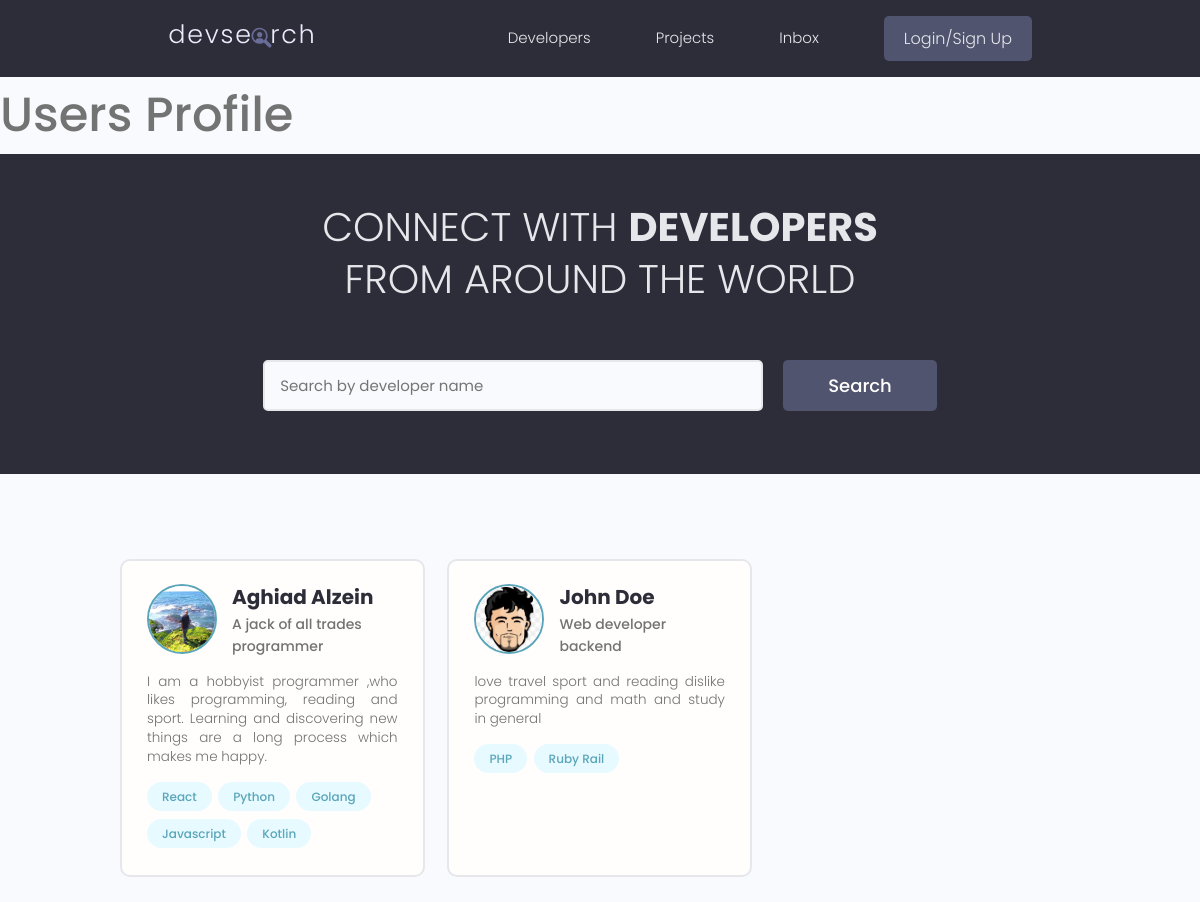
The app's page /, older data.
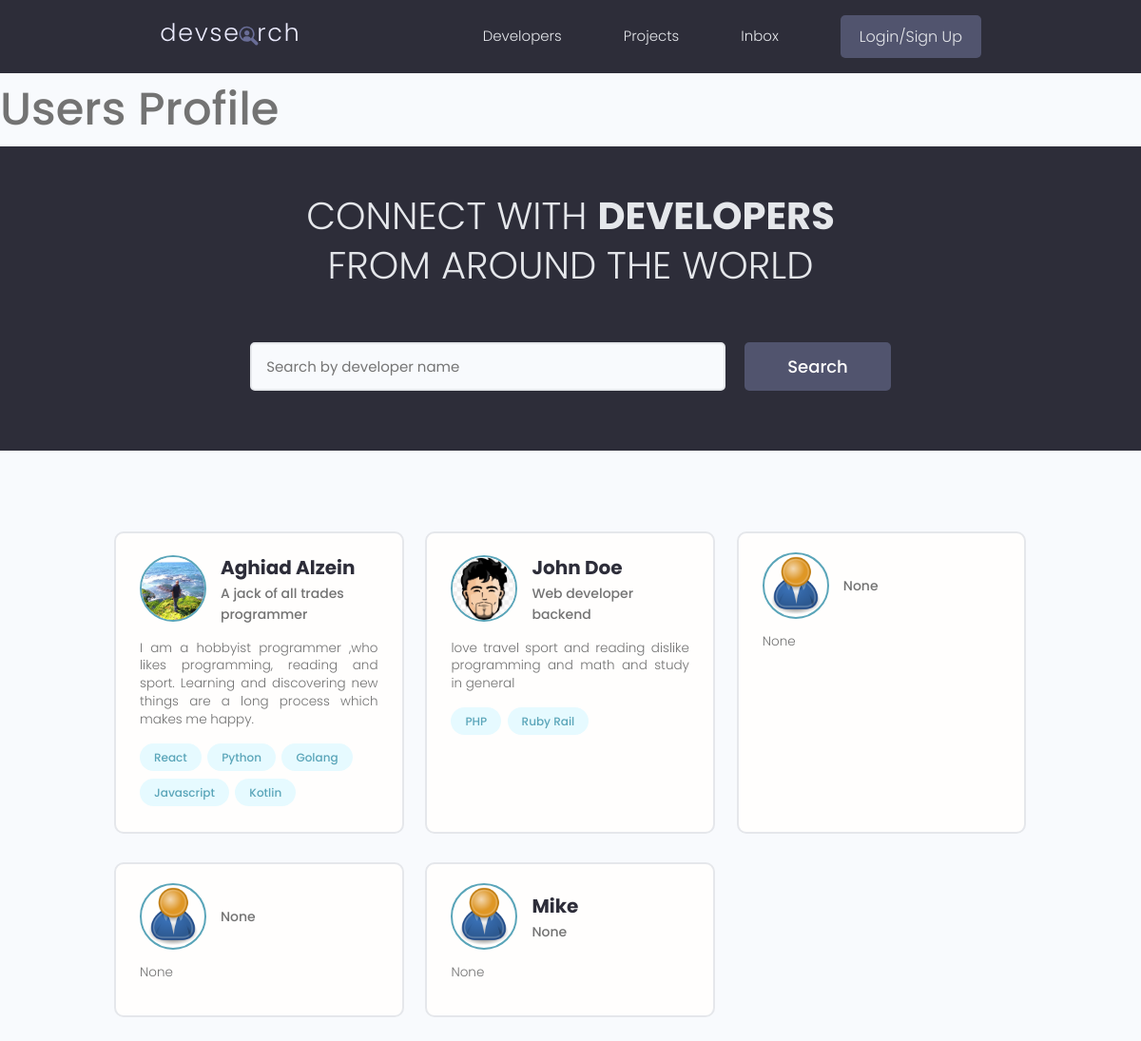
The same page, newer data.
### users/models.py (models this page shows, shortened)
class Profile(models.Model):
    user=models.OneToOneField(User,on_delete=models.CASCADE,null=True,blank=True)
    name=models.CharField(max_length=200,null=True,blank=True)
    email=models.EmailField(max_length=200,null=True,blank=True)
    username=models.CharField(max_length=200,blank=True,null=True)
    location=models.CharField(max_length=200,blank=True,null=True)
    short_intro=models.CharField(max_length=200,null=True,blank=True)
    bio=models.TextField(blank=True,null=True)
    profile_image=models.ImageField(blank=True,null=True,upload_to='profiles/',default='profiles/user-default.png')
    social_github=models.CharField(max_length=200,null=True,blank=True)
    social_twitter=models.CharField(max_length=200,null=True,blank=True)
    social_linkedin=models.CharField(max_length=200,null=True,blank=True)
    social_youtube=models.CharField(max_length=200,null=True,blank=True)
    social_website=models.CharField(max_length=200,null=True,blank=True)
    created=models.DateTimeField(auto_now_add=True)
    id=models.UUIDField(editable=False,primary_key=True,default=uuid.uuid4,unique=True)

class Skill(models.Model):
    owner=models.ForeignKey(
        Profile,on_delete=models.CASCADE,null=True,blank=True)
    name=models.CharField(max_length=200,null=True,blank=True)
    description=models.TextField(null=True,blank=True)
    created=models.DateTimeField(auto_now_add=True)
    id=models.UUIDField(
        default=uuid.uuid4,primary_key=True,unique=True,editable=False)

### users/views.py (the view)
# urls.py: path('',views.profiles,name='profiles'),
def profiles(request):
    profiles=Profile.objects.all()
    context = {'profiles':profiles}
    return render(request,'users/profiles.html',context)

### users/templates/users/profiles.html (shortened to what this page needs)
{% extends 'main.html' %}
{% block content%}
<h1>Users Profile</h1>
<main class="home">
    <section class="hero-section text-center">
      <div class="container container--narrow">
        <div class="hero-section__box">
          <h2>CONNECT WITH <span>DEVELOPERS</span></h2>
          <h2>FROM AROUND THE WORLD</h2>
        </div>
        <div class="hero-section__search">
          <form class="form" action="#" method="get">
            <div class="form__field">
              <input class="input input--text" id="formInput#search" type="text" name="text"
                placeholder="Search by developer name" />
            </div>
            <input class="btn btn--sub btn--lg" type="submit" value="Search" />
          </form>
        </div>
      </div>
    </section>
    <section class="devlist">
      <div class="container">
        <div class="grid grid--three">
            {% for profile in profiles %}
          <div class="column card">
            <div class="dev">
              <a href="{% url 'user-profile' profile.id %}" class="card__body">
                <div class="dev__profile">
                  <img class="avatar avatar--md" src="{{profile.profile_image.url}}" alt="image" />
                  <div class="dev__meta">
                    <h3>{{profile.name}}</h3>
                    <h5>{{profile.short_intro|slice:"60"}}</h5>
                  </div>
                </div>
                <p class="dev__info">{{profile.bio|slice:"150"}}</p>
                <div class="dev__skills">
                    {% for skill in profile.skill_set.all %}
                  <span class="tag tag--pill tag--main">
                    <small>{{skill.name}}</small>
                  </span>
                {% endfor S%}
                </div>
              </a>
            </div>
          </div>
          {% endfor %}
        </div>
      </div>
    </section>
  </main>
{% endblock %}

Row changes from the older to the newer data that the page shows:
added Profile: profile_image (placeholder picture), short_intro "None", bio "None"
added Profile: profile_image (placeholder picture), short_intro "None", bio "None"
added Profile: profile_image (placeholder picture), name "Mike", short_intro "None", bio "None"
